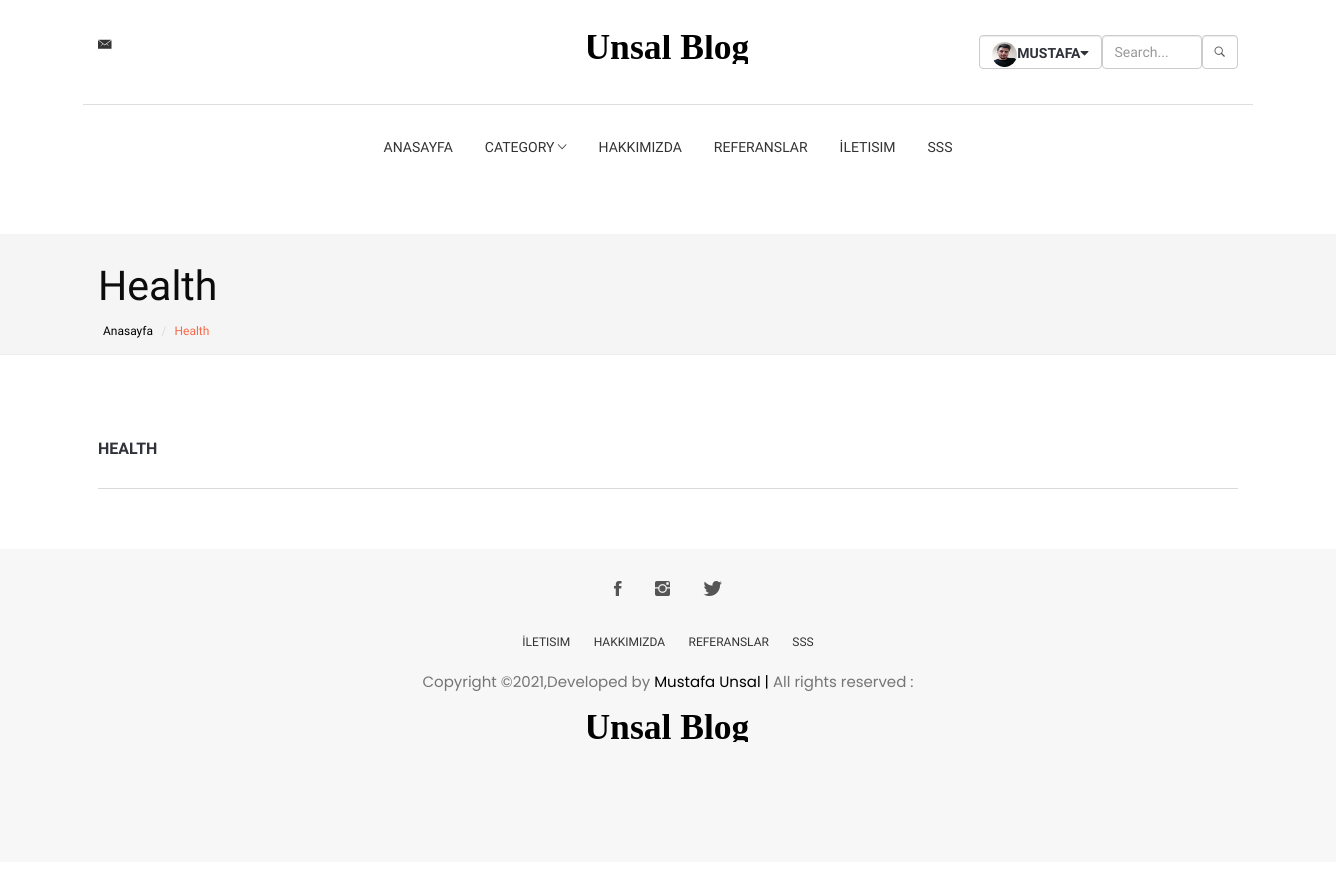
The page /category/7/health/ (signed in) on the database as committed earlier.
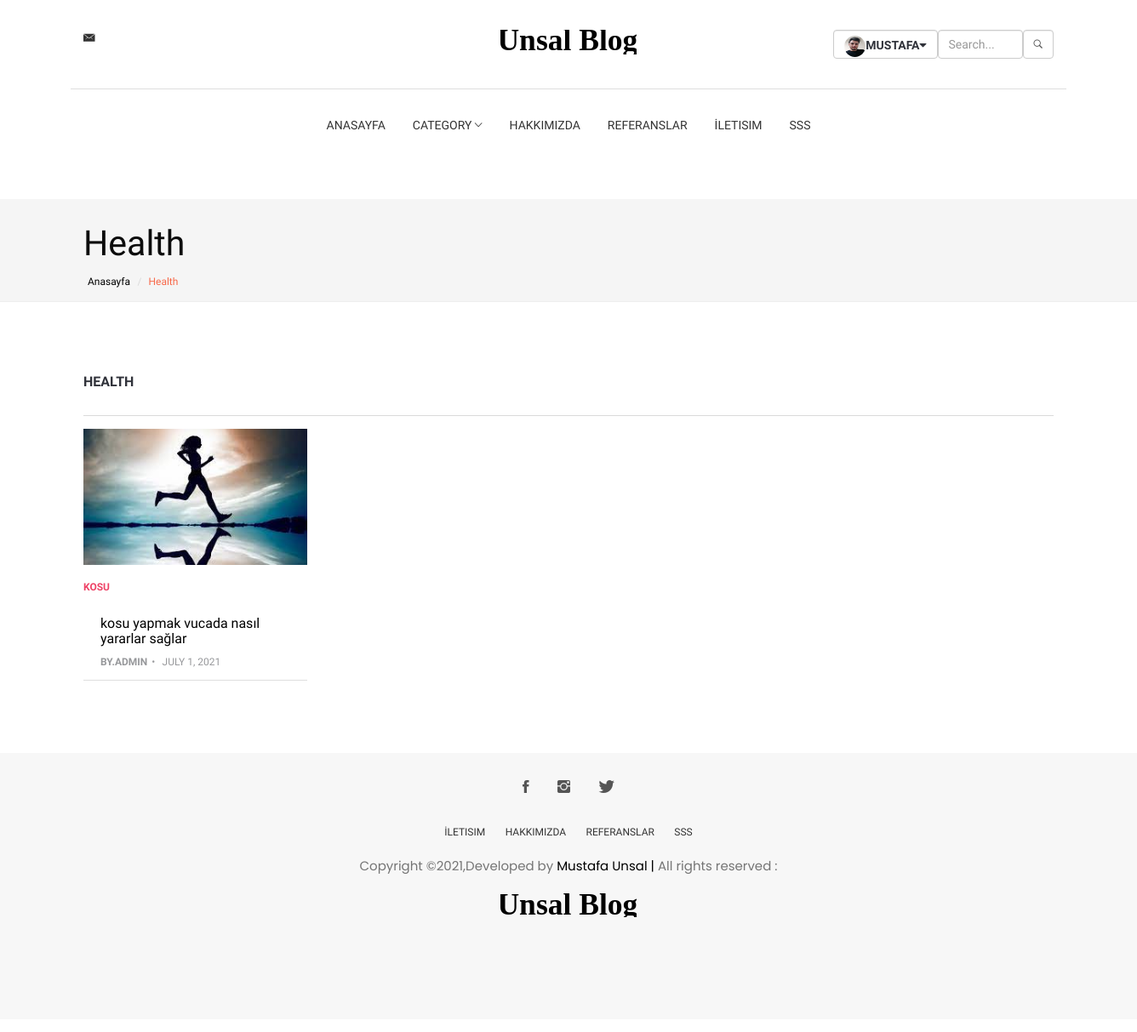
The same page on the database as committed later.
### blog/models.py (models this page shows, shortened)
class Blog(models.Model):
    STATUS = { #seçim
        ('New','Yeni'),
        ('True','Evet'),
        ('False','Hayır'),
    }
    title = models.CharField(blank=True,max_length=100)
    description = models.CharField(blank=True,max_length=255)
    keywords = models.CharField(blank=True,max_length=255)
    image = models.ImageField(blank=True,upload_to='images/')
    status = models.CharField(max_length=10,choices= STATUS) #açılan kutuda seçim olanı gelmesi için
    category = models.ForeignKey(Category,on_delete=models.CASCADE) #ilişkilendirme category ile
    user = models.ForeignKey(User,on_delete=models.CASCADE) #ilişkilendirme user ile
    detail = RichTextUploadingField()
    slug = models.SlugField(null=False,unique=True) #metinsel olarak çağırmak için
    file = models.FileField(blank=True,upload_to='files/')
    create_at = models.DateTimeField(auto_now_add=True)
    update_at = models.DateTimeField(auto_now=True)
    def image_tag(self):    #resmi admin panelde göstermesi için
        return mark_safe('<img src="{}" height="50"/>'.format(self.image.url))
    image_tag.short_description = 'Image'

### home/views.py (the view)
# urls.py: path('category/<int:id>/<slug:slug>/', views.category_blogs,name='category_blogs'),
def category_blogs(request, id, slug):
    category = Category.objects.all()
    categorydata = Category.objects.get(pk=id)
    blogs = Blog.objects.filter(category_id=id)
    context = {
        'blogs': blogs,
        'category': category,
        'categorydata': categorydata,
    }
    return render(request, 'blogs.html', context)

### home/templates/blogs.html (shortened to what this page needs)
{% extends 'homebase.html' %}
{% block sidebar %}{% include 'sidebar.html' %}{% endblock %}
{% block content %}
    <section class="page-header">
        <div class="container">
            <div class="row">
                <div class="col-md-12">
                    <div class="content">
                        <h1 class="page-name" style="color: #0c0c0c">{{categorydata.title}}</h1>
                        <ol class="breadcrumb">
                            <li><a href="/">Anasayfa</a></li>
                            <li class="active">{{ categorydata.title }}</li>
                        </ol>
                    </div>
                </div>
            </div>
        </div>
    </section>
    <div class="section">
        <div class="container">
            <div class="row">
                <div class="col-md-12">
                    <div class="row">
                        <div class="col-md-12">
                            <div class="section-title">
                                <h2 class="title">{{categorydata.title}}</h2>
                            </div>
                        </div>
                        {% for rs in blogs %}
                            <div class="col-md-3">
                                <div class="post post-sm">
                                    <a class="post-img" href="/blog/{{ rs.id }}/{{ rs.slug }}"><img src="{{ rs.image.url }}" alt="" style="height: 160px"></a>
                                    <div class="post-body" style="height: 100px">
                                        <div class="post-category">
                                            <a href="/blog/{{ rs.id }}/{{ rs.slug }}">{{ rs.title }}</a>
                                        </div>
                                        <h3 class="post-title title-sm"><a >{{ rs.description }}</a></h3>
                                        <ul class="post-meta">
                                            <li><a href="/blog/{{ rs.id }}/{{ rs.slug }}">by.Admin</a></li>
                                            <li>{{ rs.create_at.date }}</li>
                                        </ul>
                                    </div>
                                </div>
                            </div>
                        {% endfor %}
                    </div>
                </div>
            </div>
        </div>
    </div>
{% endblock %}

Rows that differ between the two databases and show on the page:
added Blog: image (picture), title "KOSU", description "kosu yapmak vucada nasıl yararlar sağlar", create_at "JULY 1, 2021"
